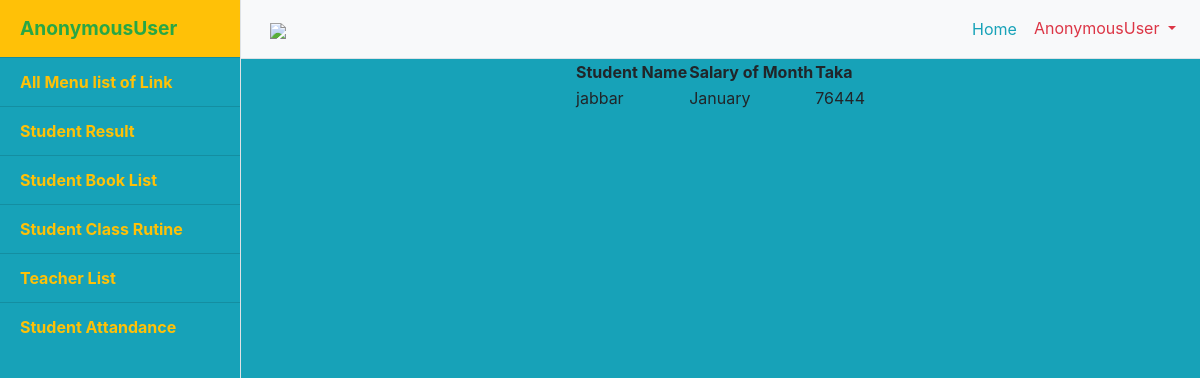
The app's page /emplyeelink/ with its own data.
### projectapp/models.py (models this page shows, shortened)
class stdaccountingsite(models.Model):
    user = models.ForeignKey(User, on_delete=models.CASCADE, related_name="stdaccountingsite")
    selary_month = models.CharField(choices=salaryofmonth, default='January', max_length=30)
    monthof_amount = models.CharField(max_length=30)

### projectapp/views.py (the view)
# urls.py: path('emplyeelink/', views.emplyeepage, name='emplyeelink'),
def emplyeepage(request):
	data = stdaccountingsite.objects.all()
	return render(request, 'emplyee.html', {'data':data})

### templates/emplyee.html (shortened to what this page needs)
{% load static %}
<!DOCTYPE html>
<html lang="en">
<head>
  <link rel="stylesheet" type="text/css" href="http://ajax.aspnetcdn.com/ajax/jquery.dataTables/1.9.4/css/jquery.dataTables.css">
     <link rel="stylesheet" href="https://stackpath.bootstrapcdn.com/bootstrap/4.3.1/css/bootstrap.min.css">
  <link href="{% static 'dashboard/vendor/bootstrap/css/bootstrap.min.css' %}" rel="stylesheet">
  <link href="{%static 'dashboard/css/simple-sidebar.css' %}" rel="stylesheet">
  <link rel="stylesheet" href="https://stackpath.bootstrapcdn.com/bootstrap/4.3.1/css/bootstrap.min.css">
   <link rel="stylesheet" href="https://cdnjs.cloudflare.com/ajax/libs/font-awesome/4.7.0/css/font-awesome.min.css">
</head>
<body class="bg-info">
  <div class="d-flex" id="wrapper">
              {% include 'sidebar.html' %}
<div class="container">
 <div class="row">
        <div class="col-md-12">
  <center>
  <table id="example">
    <thead>
      <tr>
        <th>Student Name</th>
        <th>Salary of Month</th>
        <th>Taka</th>
      </tr>
    </thead>
    {% for data in data %}
    <tr>
      <td>{{data.user}}</td>
      <td>{{data.selary_month}}</td>
      <td>{{data.monthof_amount}}</td>
    </tr>
    {% endfor %}
  </table>
  </center>
</div>
</div>
</div>
  </div>
</body>
</html>

### static/dashboard/css/simple-sidebar.css (style rules this page uses)
body { overflow-x: hidden; }

### records on screen
stdaccountingsite: user "jabbar", selary_month "January", monthof_amount "76444"

### other values on screen
{{ user }} "AnonymousUser"
